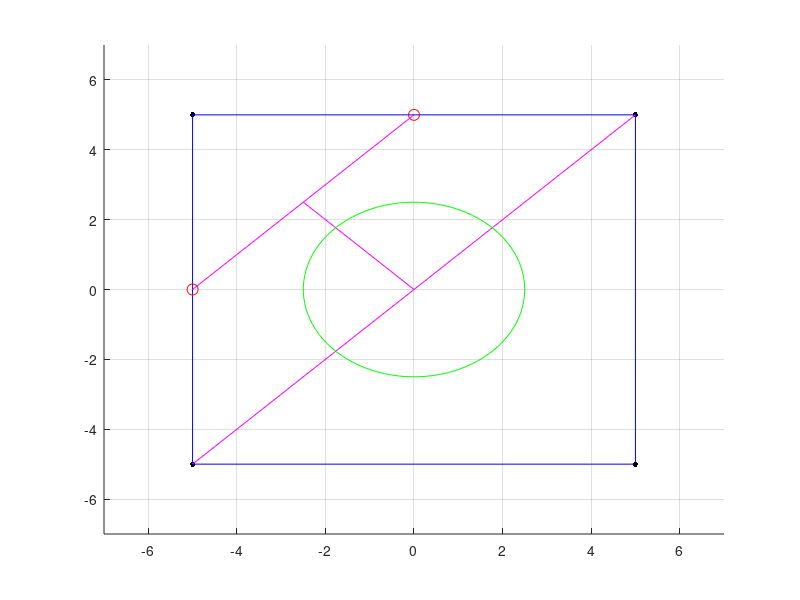

This figure's MATLAB source:
% Questao 3.2 - Prova A da 204
% Lucas Vasconcelos Resende - 205B

clear;
clc;
close all;

x1 = input('Digite o x1:  ');
y1 = input('Digite o y1:  ');
%(1)
pontos = cell(9);
pontos{1} = [x1, y1]; %P1 esta na posicao (x1, y1)
pontos{2} = [-x1, y1]; %P2 esta na posicao (−x1, y1)
pontos{3} = [-x1, -y1]; %P3 esta na posicao (−x1,−y1)
pontos{4} = [x1, -y1]; %P4 esta na posicao (x1,−y1)
%(2)
figure('Name', 'Questão 3.2')
hold on
for i = 1:4
  plot(pontos{i}(1), pontos{i}(2), 'k', 'markersize', 12)
  if i == 4
    plot(pontos{i}, pontos{1}, 'b');
  else
    plot(pontos{i}, pontos{i+1}, 'b');
  endif
endfor
%(3)
pontos{5} = [(pontos{1} + pontos{2})/2]; %P5 ponto medio entre os pontos P1 − P2
pontos{6} = [(pontos{2} + pontos{3})/2]; %P6 ponto medio entre os pontos P2 − P3
%(4)
plot(pontos{5}(1), pontos{5}(2), 'or', 'markersize', 8)
plot(pontos{6}(1), pontos{6}(2), 'or', 'markersize', 8)
plot([pontos{5}(1), pontos{6}(1)], [pontos{5}(2), pontos{6}(2)], 'm')
%(5)
pontos{7} = [(pontos{5} + pontos{6})/2]; %P7 ponto medio entre os pontos P5 − P6
%(6)
pontos{8} = [(pontos{1} + pontos{4})/2]; %P8 ponto medio entre os pontos P1 − P4
%(7)
pontos{9} = [(pontos{6} + pontos{8})/2]; %PC ponto medio entre P6 e P8, com as coordenadas (xc e yc)
xc = pontos{9}(1);
yc = pontos{9}(2);
%(8)
plot([pontos{3}(1), pontos{1}(1)], [pontos{3}(2), pontos{1}(2)], 'm')
plot([pontos{7}(1), pontos{9}(1)], [pontos{7}(2), pontos{9}(2)], 'm')
%(9)
diagonal = x1*2;
raio = diagonal/4;
theta = linspace(0, 2*pi, 100);
xcir = xc + raio * cos(theta);
ycir = yc + raio * sin(theta);
plot(xcir, ycir, 'g')
grid on;
axis([-x1-2, x1+2, -y1-2, y1+2]);
